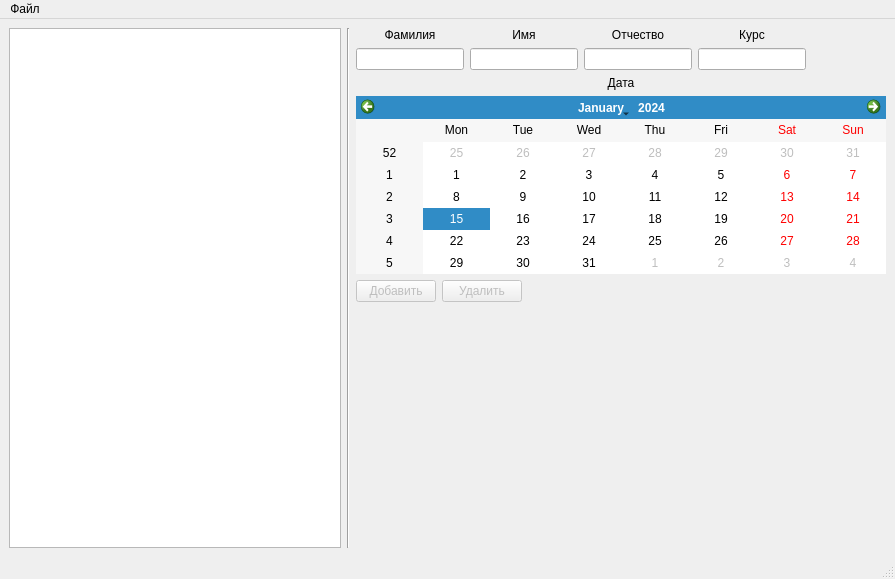
<?xml version="1.0" encoding="UTF-8"?>
<ui version="4.0">
 <class>MainWindow</class>
 <widget class="QMainWindow" name="MainWindow">
  <property name="geometry">
   <rect>
    <x>0</x>
    <y>0</y>
    <width>895</width>
    <height>579</height>
   </rect>
  </property>
  <property name="minimumSize">
   <size>
    <width>500</width>
    <height>0</height>
   </size>
  </property>
  <property name="windowTitle">
   <string>Записи об уходе за деревом</string>
  </property>
  <widget class="QWidget" name="centralwidget">
   <layout class="QHBoxLayout" name="horizontalLayout_8">
    <item>
     <layout class="QHBoxLayout" name="horizontalLayout_7">
      <item>
       <widget class="QListWidget" name="listRecords">
        <property name="minimumSize">
         <size>
          <width>250</width>
          <height>200</height>
         </size>
        </property>
        <property name="font">
         <font>
          <pointsize>10</pointsize>
         </font>
        </property>
       </widget>
      </item>
      <item>
       <widget class="Line" name="line">
        <property name="orientation">
         <enum>Qt::Vertical</enum>
        </property>
       </widget>
      </item>
      <item>
       <layout class="QVBoxLayout" name="verticalLayout_2">
        <item>
         <layout class="QVBoxLayout" name="verticalLayout">
          <item>
           <layout class="QHBoxLayout" name="horizontalLayout">
            <item>
             <layout class="QVBoxLayout" name="verticalLayout_3">
              <item>
               <widget class="QLabel" name="lastName">
                <property name="minimumSize">
                 <size>
                  <width>100</width>
                  <height>0</height>
                 </size>
                </property>
                <property name="layoutDirection">
                 <enum>Qt::LeftToRight</enum>
                </property>
                <property name="text">
                 <string>Фамилия</string>
                </property>
                <property name="alignment">
                 <set>Qt::AlignCenter</set>
                </property>
               </widget>
              </item>
              <item>
               <widget class="QLineEdit" name="lastNameLine"/>
              </item>
             </layout>
            </item>
            <item>
             <layout class="QVBoxLayout" name="verticalLayout_8">
              <item>
               <widget class="QLabel" name="firstName">
                <property name="text">
                 <string>Имя</string>
                </property>
                <property name="alignment">
                 <set>Qt::AlignCenter</set>
                </property>
               </widget>
              </item>
              <item>
               <widget class="QLineEdit" name="firstNameLine"/>
              </item>
             </layout>
            </item>
            <item>
             <layout class="QVBoxLayout" name="verticalLayout_7">
              <item>
               <widget class="QLabel" name="middleName">
                <property name="text">
                 <string>Отчество</string>
                </property>
                <property name="alignment">
                 <set>Qt::AlignCenter</set>
                </property>
               </widget>
              </item>
              <item>
               <widget class="QLineEdit" name="middleNameLine"/>
              </item>
             </layout>
            </item>
            <item>
             <layout class="QVBoxLayout" name="verticalLayout_6">
              <property name="spacing">
               <number>6</number>
              </property>
              <item>
               <widget class="QLabel" name="course">
                <property name="text">
                 <string>Курс</string>
                </property>
                <property name="alignment">
                 <set>Qt::AlignCenter</set>
                </property>
               </widget>
              </item>
              <item>
               <widget class="QLineEdit" name="courseLine"/>
              </item>
             </layout>
            </item>
            <item>
             <spacer name="horizontalSpacer">
              <property name="orientation">
               <enum>Qt::Horizontal</enum>
              </property>
              <property name="sizeHint" stdset="0">
               <size>
                <width>40</width>
                <height>20</height>
               </size>
              </property>
             </spacer>
            </item>
            <item>
             <spacer name="horizontalSpacer_5">
              <property name="orientation">
               <enum>Qt::Horizontal</enum>
              </property>
              <property name="sizeHint" stdset="0">
               <size>
                <width>40</width>
                <height>20</height>
               </size>
              </property>
             </spacer>
            </item>
           </layout>
          </item>
          <item>
           <layout class="QVBoxLayout" name="verticalLayout_4">
            <item>
             <widget class="QLabel" name="label_2">
              <property name="minimumSize">
               <size>
                <width>100</width>
                <height>0</height>
               </size>
              </property>
              <property name="layoutDirection">
               <enum>Qt::LeftToRight</enum>
              </property>
              <property name="text">
               <string>Дата</string>
              </property>
              <property name="alignment">
               <set>Qt::AlignCenter</set>
              </property>
             </widget>
            </item>
            <item>
             <widget class="QCalendarWidget" name="dateEdit"/>
            </item>
           </layout>
          </item>
         </layout>
        </item>
        <item>
         <layout class="QHBoxLayout" name="horizontalLayout_5">
          <item>
           <widget class="QPushButton" name="addButton">
            <property name="enabled">
             <bool>false</bool>
            </property>
            <property name="text">
             <string>Добавить</string>
            </property>
           </widget>
          </item>
          <item>
           <widget class="QPushButton" name="deleteButton">
            <property name="enabled">
             <bool>false</bool>
            </property>
            <property name="text">
             <string>Удалить</string>
            </property>
           </widget>
          </item>
          <item>
           <spacer name="horizontalSpacer_6">
            <property name="orientation">
             <enum>Qt::Horizontal</enum>
            </property>
            <property name="sizeHint" stdset="0">
             <size>
              <width>40</width>
              <height>20</height>
             </size>
            </property>
           </spacer>
          </item>
         </layout>
        </item>
        <item>
         <spacer name="verticalSpacer_2">
          <property name="orientation">
           <enum>Qt::Vertical</enum>
          </property>
          <property name="sizeHint" stdset="0">
           <size>
            <width>20</width>
            <height>40</height>
           </size>
          </property>
         </spacer>
        </item>
       </layout>
      </item>
     </layout>
    </item>
   </layout>
  </widget>
  <widget class="QMenuBar" name="menubar">
   <property name="geometry">
    <rect>
     <x>0</x>
     <y>0</y>
     <width>895</width>
     <height>20</height>
    </rect>
   </property>
   <widget class="QMenu" name="menu">
    <property name="title">
     <string>Файл</string>
    </property>
    <addaction name="open"/>
    <addaction name="save"/>
    <addaction name="close"/>
   </widget>
   <addaction name="menu"/>
  </widget>
  <widget class="QStatusBar" name="statusbar"/>
  <action name="open">
   <property name="text">
    <string>Открыть</string>
   </property>
  </action>
  <action name="save">
   <property name="text">
    <string>Сохранить</string>
   </property>
  </action>
  <action name="close">
   <property name="text">
    <string>Закрыть</string>
   </property>
  </action>
 </widget>
 <resources/>
 <connections>
  <connection>
   <sender>close</sender>
   <signal>triggered()</signal>
   <receiver>MainWindow</receiver>
   <slot>close()</slot>
   <hints>
    <hint type="sourcelabel">
     <x>-1</x>
     <y>-1</y>
    </hint>
    <hint type="destinationlabel">
     <x>437</x>
     <y>216</y>
    </hint>
   </hints>
  </connection>
 </connections>
</ui>
